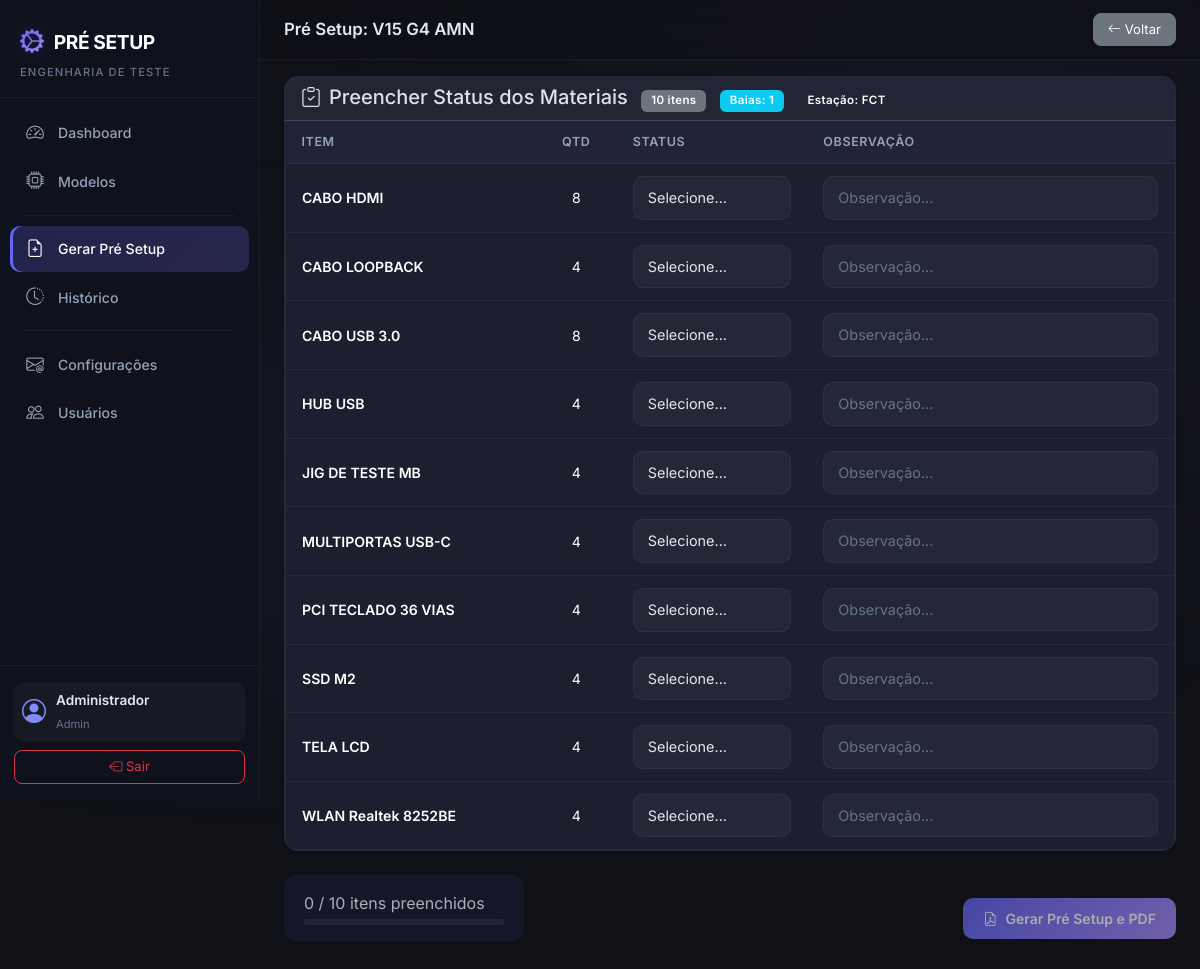
Screenshot of /setup/generate/36 (signed in) with the database file from the repository.
### app/models.py (models this page shows, shortened)
class User(UserMixin, db.Model):
    __tablename__ = 'users'
    id = db.Column(db.Integer, primary_key=True)
    name = db.Column(db.String(150), nullable=False)
    username = db.Column(db.String(150), unique=True, nullable=False)
    email = db.Column(db.String(150), unique=True, nullable=True)
    password_hash = db.Column(db.String(256), nullable=False)
    profile = db.Column(db.String(50), nullable=False, default='Engenharia')  # Admin, Engenharia
    is_active_user = db.Column(db.Boolean, default=True)
    created_at = db.Column(db.DateTime, default=datetime.now)
    setups = db.relationship('PreSetup', backref='user', lazy='dynamic')
    @property
    def is_active(self):
        return self.is_active_user

class ProductModel(db.Model):
    __tablename__ = 'product_models'
    id = db.Column(db.Integer, primary_key=True)
    name = db.Column(db.String(150), unique=True, nullable=False)
    product_type = db.Column(db.String(50), nullable=False)  # Notebook, Desktop, Tiny
    station = db.Column(db.String(50), nullable=True)  # FCT, SHELL, IO
    is_active = db.Column(db.Boolean, default=True)
    created_at = db.Column(db.DateTime, default=datetime.now)
    template_items = db.relationship('TemplateItem', backref='product_model', lazy='dynamic',
                                     cascade='all, delete-orphan')
    items = db.relationship('Item', backref='product_model', lazy='dynamic',
                            cascade='all, delete-orphan')
    setups = db.relationship('PreSetup', backref='product_model', lazy='dynamic')

class Item(db.Model):
    __tablename__ = 'items'
    id = db.Column(db.Integer, primary_key=True)
    product_model_id = db.Column(db.Integer, db.ForeignKey('product_models.id'), nullable=True) # Temporarily nullable for migration
    name = db.Column(db.String(200), nullable=False)
    internal_code = db.Column(db.String(50), unique=False, nullable=True) # Removing unique constraint for simplicity
    category = db.Column(db.String(50), nullable=False, default='GERAL')
    description = db.Column(db.Text, nullable=True)
    image_filename = db.Column(db.String(300), nullable=True)
    quantity = db.Column(db.Integer, nullable=False, default=1)
    is_active = db.Column(db.Boolean, default=True)
    created_at = db.Column(db.DateTime, default=datetime.now)

### app/setup_requests/routes.py (the view)
@setup_bp.route('/generate/<int:model_id>')
@login_required
def generate_form(model_id):
    model = ProductModel.query.get_or_404(model_id)
    template_items = TemplateItem.query.filter_by(product_model_id=model_id).all()
    materials = Item.query.filter_by(product_model_id=model_id, is_active=True).order_by(Item.name).all()
    num_bays = request.args.get('num_bays', 1)
    station = request.args.get('station', model.station or 'FCT')
    return render_template('setup/generate_form.html',
                           model=model,
                           template_items=template_items,
                           materials=materials,
                           num_bays=num_bays,
                           station=station)

### app/models.py (called while the page is built)
@login_manager.user_loader
def load_user(user_id):
    return User.query.get(int(user_id))

### app/templates/setup/generate_form.html (shortened to what this page needs)
{% extends "base.html" %}
{% block page_title %}Pré Setup: {{ model.name }}{% endblock %}
{% block page_actions %}
<a href="{{ url_for('setup_requests.generate_select') }}" class="btn btn-secondary btn-sm">
    <i class="bi bi-arrow-left me-1"></i>Voltar
</a>
{% endblock %}
{% block content %}
<form method="POST" action="{{ url_for('setup_requests.generate_submit', model_id=model.id) }}" id="setupForm">
    <div class="card card-custom mb-4">
        <div class="card-header card-header-custom">
            <h5 class="mb-0">
                <i class="bi bi-clipboard-check me-2"></i>Preencher Status dos Materiais
                <span class="badge bg-secondary ms-2">{{ materials | length }} itens</span>
                <span class="badge bg-info ms-2">Baias: {{ num_bays }}</span>
                <span class="badge bg-purple ms-2">Estação: {{ station }}</span>
            </h5>
        </div>
        <div class="card-body p-0">
            <div class="table-responsive">
                <table class="table table-custom mb-0">
                    <thead>
                        <tr>
                            <th>Item</th>
                            <th class="text-center">Qtd</th>
                            <th>Status</th>
                            <th>Observação</th>
                        </tr>
                    </thead>
                    <tbody>
                        {% if model.product_type in ['Notebook', 'Tiny'] %}
                            {% set qty_multiplier = 4 %}
                        {% else %}
                            {% set qty_multiplier = 3 %}
                        {% endif %}
                        {% for material in materials %}
                        <tr class="setup-item-row" data-item-id="{{ material.id }}">
                            <td class="fw-semibold">{{ material.name }}</td>
                            <td class="text-center">{{ material.quantity * qty_multiplier * num_bays|int }}</td>
                            <td style="min-width: 140px;">
                                <select class="form-select form-select-sm status-select" name="status_{{ material.id }}" required
                                        onchange="handleStatusChange(this, {{ material.id }})">
                                    <option value="">Selecione...</option>
                                </select>
                            </td>
                            <td>
                                <input type="text" class="form-control form-control-sm" name="observation_{{ material.id }}"
                                       id="obs_{{ material.id }}" placeholder="Observação...">
                            </td>
                        </tr>
                        {% endfor %}
                    </tbody>
                </table>
            </div>
        </div>
    </div>
    <div class="d-flex justify-content-between align-items-center">
        <div class="setup-progress">
            <span class="text-muted" id="progressText">0 / {{ materials | length }} itens preenchidos</span>
            <div class="progress mt-1" style="width: 200px; height: 6px;">
            </div>
        </div>
        <button type="submit" class="btn btn-primary btn-lg" id="generateBtn">
            <i class="bi bi-file-earmark-pdf me-2"></i>Gerar Pré Setup e PDF
        </button>
    </div>
</form>
{% endblock %}

### app/templates/base.html (shortened to what this page needs)
<!DOCTYPE html>
<html lang="pt-BR" data-bs-theme="dark">
<head>
    <link href="https://cdn.jsdelivr.net/npm/bootstrap@5.3.3/dist/css/bootstrap.min.css" rel="stylesheet">
    <link href="https://cdn.jsdelivr.net/npm/bootstrap-icons@1.11.3/font/bootstrap-icons.min.css" rel="stylesheet">
    <link rel="stylesheet" href="{{ url_for('static', filename='css/style.css') }}">
</head>
<body>
    {% if current_user.is_authenticated %}
    <nav class="sidebar" id="sidebar">
        <div class="sidebar-header">
            <div class="sidebar-brand">
                <i class="bi bi-gear-wide-connected"></i>
                <span>PRÉ SETUP</span>
            </div>
            <small class="sidebar-subtitle">Engenharia de Teste</small>
        </div>
        <ul class="sidebar-nav">
            <li class="sidebar-nav-item">
                <a href="{{ url_for('dashboard.index') }}" class="sidebar-nav-link {% if request.endpoint == 'dashboard.index' %}active{% endif %}">
                    <i class="bi bi-speedometer2"></i>
                    <span>Dashboard</span>
                </a>
            </li>
            {% if current_user.profile == 'Admin' %}
            <li class="sidebar-nav-item">
                <a href="{{ url_for('models_blueprint.index') }}" class="sidebar-nav-link {% if 'models_blueprint' in request.endpoint %}active{% endif %}">
                    <i class="bi bi-cpu"></i>
                    <span>Modelos</span>
                </a>
            </li>
            {% endif %}
            <li class="sidebar-divider"></li>
            <li class="sidebar-nav-item">
                <a href="{{ url_for('setup_requests.generate_select') }}" class="sidebar-nav-link {% if request.endpoint == 'setup_requests.generate_select' or request.endpoint == 'setup_requests.generate_form' %}active{% endif %}">
                    <i class="bi bi-file-earmark-plus"></i>
                    <span>Gerar Pré Setup</span>
                </a>
            </li>
            <li class="sidebar-nav-item">
                <a href="{{ url_for('setup_requests.history') }}" class="sidebar-nav-link {% if request.endpoint == 'setup_requests.history' or request.endpoint == 'setup_requests.detail' %}active{% endif %}">
                    <i class="bi bi-clock-history"></i>
                    <span>Histórico</span>
                </a>
            </li>
            {% if current_user.profile == 'Admin' %}
            <li class="sidebar-divider"></li>
            <li class="sidebar-nav-item">
                <a href="{{ url_for('email_config.index') }}" class="sidebar-nav-link {% if 'email_config' in request.endpoint %}active{% endif %}">
                    <i class="bi bi-envelope-at"></i>
                    <span>Configurações</span>
                </a>
            </li>
            <li class="sidebar-nav-item">
                <a href="{{ url_for('users.index') }}" class="sidebar-nav-link {% if 'users' in request.endpoint %}active{% endif %}">
                    <i class="bi bi-people"></i>
                    <span>Usuários</span>
                </a>
            </li>
            {% endif %}
        </ul>
        <div class="sidebar-footer">
            <div class="sidebar-user">
                <i class="bi bi-person-circle"></i>
                <div>
                    <div class="sidebar-user-name">{{ current_user.name }}</div>
                    <small class="sidebar-user-role">{{ current_user.profile }}</small>
                </div>
            </div>
            <a href="{{ url_for('auth.logout') }}" class="btn btn-outline-danger btn-sm w-100 mt-2">
                <i class="bi bi-box-arrow-left"></i> Sair
            </a>
        </div>
    </nav>
    <main class="main-content">
        <div class="topbar">
            <h5 class="topbar-title">{% block page_title %}{% endblock %}</h5>
            <div class="topbar-actions">
                {% block page_actions %}{% endblock %}
            </div>
        </div>
        <div class="container-fluid px-4 py-3">
            {% block content %}{% endblock %}
        </div>
    </main>
    {% else %}
        {% block fullpage %}{% endblock %}
    {% endif %}
</body>
</html>

### rows the page displays
User: name "Administrador", profile "Admin"
ProductModel: name "V15 G4 AMN", station "FCT"
Item: name "CABO HDMI", material.quantity*qty_multiplier*num_bays|int "8"
Item: name "CABO LOOPBACK", material.quantity*qty_multiplier*num_bays|int "4"
Item: name "CABO USB 3.0", material.quantity*qty_multiplier*num_bays|int "8"
Item: name "HUB USB", material.quantity*qty_multiplier*num_bays|int "4"
Item: name "JIG DE TESTE MB", material.quantity*qty_multiplier*num_bays|int "4"
Item: name "MULTIPORTAS USB-C", material.quantity*qty_multiplier*num_bays|int "4"
Item: name "PCI TECLADO 36 VIAS", material.quantity*qty_multiplier*num_bays|int "4"
Item: name "SSD M2", material.quantity*qty_multiplier*num_bays|int "4"
Item: name "TELA LCD", material.quantity*qty_multiplier*num_bays|int "4"
Item: name "WLAN Realtek 8252BE", material.quantity*qty_multiplier*num_bays|int "4"

### other values shown
{{ materials | length }} "10"
{{ num_bays }} "1"
